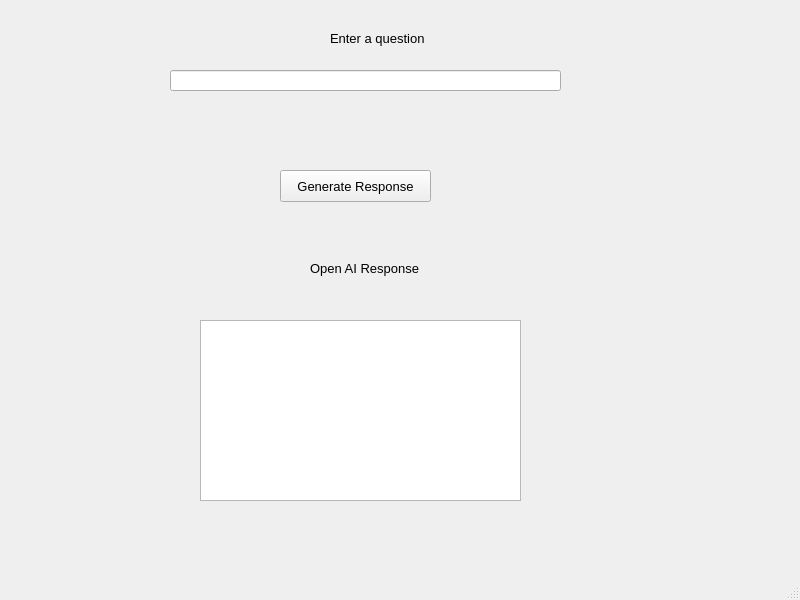
<?xml version="1.0" encoding="UTF-8"?>
<ui version="4.0">
 <class>openAIDemo</class>
 <widget class="QMainWindow" name="openAIDemo">
  <property name="geometry">
   <rect>
    <x>0</x>
    <y>0</y>
    <width>800</width>
    <height>600</height>
   </rect>
  </property>
  <property name="font">
   <font>
    <family>Arial</family>
    <pointsize>10</pointsize>
   </font>
  </property>
  <property name="windowTitle">
   <string>Open AI Demo</string>
  </property>
  <widget class="QWidget" name="centralwidget">
   <widget class="QLineEdit" name="txtInput">
    <property name="geometry">
     <rect>
      <x>170</x>
      <y>70</y>
      <width>391</width>
      <height>21</height>
     </rect>
    </property>
   </widget>
   <widget class="QPushButton" name="btnResponse">
    <property name="geometry">
     <rect>
      <x>280</x>
      <y>170</y>
      <width>151</width>
      <height>32</height>
     </rect>
    </property>
    <property name="font">
     <font>
      <family>Arial</family>
      <pointsize>10</pointsize>
     </font>
    </property>
    <property name="text">
     <string>Generate Response</string>
    </property>
   </widget>
   <widget class="QLabel" name="lblInput">
    <property name="geometry">
     <rect>
      <x>330</x>
      <y>30</y>
      <width>101</width>
      <height>16</height>
     </rect>
    </property>
    <property name="font">
     <font>
      <family>Arial</family>
      <pointsize>10</pointsize>
     </font>
    </property>
    <property name="text">
     <string>Enter a question</string>
    </property>
   </widget>
   <widget class="QLabel" name="lblResponse">
    <property name="geometry">
     <rect>
      <x>310</x>
      <y>260</y>
      <width>111</width>
      <height>16</height>
     </rect>
    </property>
    <property name="font">
     <font>
      <family>Arial</family>
      <pointsize>10</pointsize>
     </font>
    </property>
    <property name="text">
     <string>Open AI Response</string>
    </property>
   </widget>
   <widget class="QTextEdit" name="txtResponse">
    <property name="geometry">
     <rect>
      <x>200</x>
      <y>320</y>
      <width>321</width>
      <height>181</height>
     </rect>
    </property>
    <property name="readOnly">
     <bool>true</bool>
    </property>
   </widget>
  </widget>
  <widget class="QMenuBar" name="menubar">
   <property name="geometry">
    <rect>
     <x>0</x>
     <y>0</y>
     <width>800</width>
     <height>33</height>
    </rect>
   </property>
  </widget>
  <widget class="QStatusBar" name="statusbar"/>
 </widget>
 <resources/>
 <connections/>
</ui>
